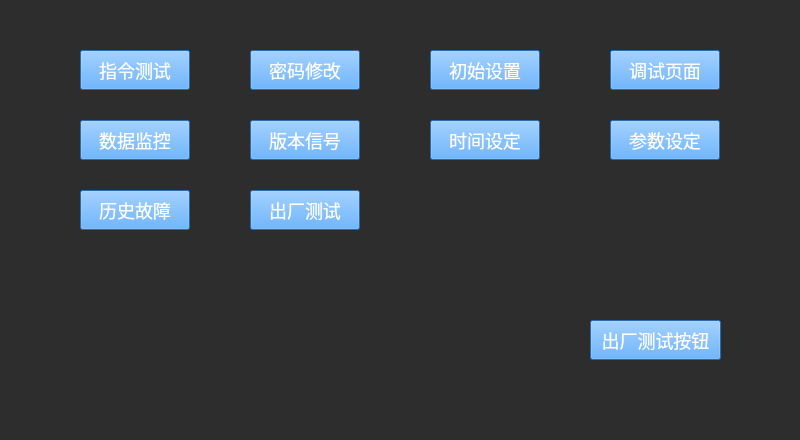
<?xml version="1.0" encoding="UTF-8"?>
<ui version="4.0">
 <class>VehicleParaSetting</class>
 <widget class="QWidget" name="VehicleParaSetting">
  <property name="geometry">
   <rect>
    <x>0</x>
    <y>0</y>
    <width>800</width>
    <height>440</height>
   </rect>
  </property>
  <property name="windowTitle">
   <string>Form</string>
  </property>
  <widget class="QLabel" name="VParaSetting_background">
   <property name="geometry">
    <rect>
     <x>0</x>
     <y>0</y>
     <width>800</width>
     <height>440</height>
    </rect>
   </property>
   <property name="styleSheet">
    <string notr="true">background-color: rgb(45, 45, 45);</string>
   </property>
   <property name="text">
    <string/>
   </property>
  </widget>
  <widget class="QPushButton" name="VParaSetting_Button_test">
   <property name="geometry">
    <rect>
     <x>80</x>
     <y>50</y>
     <width>110</width>
     <height>40</height>
    </rect>
   </property>
   <property name="focusPolicy">
    <enum>Qt::NoFocus</enum>
   </property>
   <property name="styleSheet">
    <string notr="true">font: 75 18px;
color: rgb(255, 255, 255);
background-color: rgb(51, 153, 255);
border-color: rgb(216, 216, 216);</string>
   </property>
   <property name="text">
    <string>指令测试</string>
   </property>
  </widget>
  <widget class="QPushButton" name="VParaSetting_Button_EditPW">
   <property name="geometry">
    <rect>
     <x>250</x>
     <y>50</y>
     <width>110</width>
     <height>40</height>
    </rect>
   </property>
   <property name="focusPolicy">
    <enum>Qt::NoFocus</enum>
   </property>
   <property name="styleSheet">
    <string notr="true">font: 75 18px ;
color: rgb(255, 255, 255);
background-color: rgb(51, 153, 255);
border-color: rgb(216, 216, 216);</string>
   </property>
   <property name="text">
    <string>密码修改</string>
   </property>
  </widget>
  <widget class="QPushButton" name="VParaSetting_Button_Initset">
   <property name="geometry">
    <rect>
     <x>430</x>
     <y>50</y>
     <width>110</width>
     <height>40</height>
    </rect>
   </property>
   <property name="focusPolicy">
    <enum>Qt::NoFocus</enum>
   </property>
   <property name="styleSheet">
    <string notr="true">font: 75  18px;
color: rgb(255, 255, 255);
background-color: rgb(51, 153, 255);
border-color: rgb(216, 216, 216);</string>
   </property>
   <property name="text">
    <string>初始设置</string>
   </property>
  </widget>
  <widget class="QPushButton" name="VParaSetting_Button_IOpage">
   <property name="geometry">
    <rect>
     <x>610</x>
     <y>50</y>
     <width>110</width>
     <height>40</height>
    </rect>
   </property>
   <property name="focusPolicy">
    <enum>Qt::NoFocus</enum>
   </property>
   <property name="styleSheet">
    <string notr="true">font: 75  18px ;
color: rgb(255, 255, 255);
background-color: rgb(51, 153, 255);
border-color: rgb(216, 216, 216);</string>
   </property>
   <property name="text">
    <string>调试页面</string>
   </property>
  </widget>
  <widget class="QPushButton" name="VParaSetting_Button_candataPage">
   <property name="geometry">
    <rect>
     <x>80</x>
     <y>120</y>
     <width>110</width>
     <height>40</height>
    </rect>
   </property>
   <property name="focusPolicy">
    <enum>Qt::NoFocus</enum>
   </property>
   <property name="styleSheet">
    <string notr="true">font: 75 18px;
color: rgb(255, 255, 255);
background-color: rgb(51, 153, 255);
border-color: rgb(216, 216, 216);</string>
   </property>
   <property name="text">
    <string>数据监控</string>
   </property>
  </widget>
  <widget class="QPushButton" name="VParaSetting_Button_visionlifesignal">
   <property name="geometry">
    <rect>
     <x>250</x>
     <y>120</y>
     <width>110</width>
     <height>40</height>
    </rect>
   </property>
   <property name="focusPolicy">
    <enum>Qt::NoFocus</enum>
   </property>
   <property name="styleSheet">
    <string notr="true">font: 75  18px;
color: rgb(255, 255, 255);
background-color: rgb(51, 153, 255);
border-color: rgb(216, 216, 216);</string>
   </property>
   <property name="text">
    <string>版本信号</string>
   </property>
  </widget>
  <widget class="QPushButton" name="VParaSetting_Button_factroyset">
   <property name="geometry">
    <rect>
     <x>590</x>
     <y>320</y>
     <width>131</width>
     <height>40</height>
    </rect>
   </property>
   <property name="focusPolicy">
    <enum>Qt::NoFocus</enum>
   </property>
   <property name="styleSheet">
    <string notr="true">font: 75  18px;
color: rgb(255, 255, 255);
background-color: rgb(51, 153, 255);
border-color: rgb(216, 216, 216);</string>
   </property>
   <property name="text">
    <string>出厂测试按钮</string>
   </property>
  </widget>
  <widget class="QPushButton" name="VParaSetting_Button_datetimeset">
   <property name="geometry">
    <rect>
     <x>430</x>
     <y>120</y>
     <width>110</width>
     <height>40</height>
    </rect>
   </property>
   <property name="focusPolicy">
    <enum>Qt::NoFocus</enum>
   </property>
   <property name="styleSheet">
    <string notr="true">font: 75  18px;
color: rgb(255, 255, 255);
background-color: rgb(51, 153, 255);
border-color: rgb(216, 216, 216);</string>
   </property>
   <property name="text">
    <string>时间设定</string>
   </property>
  </widget>
  <widget class="QPushButton" name="VParaSetting_Button_parasetting">
   <property name="geometry">
    <rect>
     <x>610</x>
     <y>120</y>
     <width>110</width>
     <height>40</height>
    </rect>
   </property>
   <property name="focusPolicy">
    <enum>Qt::NoFocus</enum>
   </property>
   <property name="styleSheet">
    <string notr="true">font: 75  18px;
color: rgb(255, 255, 255);
background-color: rgb(51, 153, 255);
border-color: rgb(216, 216, 216);</string>
   </property>
   <property name="text">
    <string>参数设定</string>
   </property>
  </widget>
  <widget class="QPushButton" name="VParaSetting_Button_HistoryFault">
   <property name="geometry">
    <rect>
     <x>80</x>
     <y>190</y>
     <width>110</width>
     <height>40</height>
    </rect>
   </property>
   <property name="focusPolicy">
    <enum>Qt::NoFocus</enum>
   </property>
   <property name="styleSheet">
    <string notr="true">font: 75  18px;
color: rgb(255, 255, 255);
background-color: rgb(51, 153, 255);
border-color: rgb(216, 216, 216);</string>
   </property>
   <property name="text">
    <string>历史故障</string>
   </property>
  </widget>
  <widget class="QPushButton" name="VParaSetting_Button_factorytest">
   <property name="geometry">
    <rect>
     <x>250</x>
     <y>190</y>
     <width>110</width>
     <height>40</height>
    </rect>
   </property>
   <property name="focusPolicy">
    <enum>Qt::NoFocus</enum>
   </property>
   <property name="styleSheet">
    <string notr="true">font: 75  18px ;
color: rgb(255, 255, 255);
background-color: rgb(51, 153, 255);
border-color: rgb(216, 216, 216);</string>
   </property>
   <property name="text">
    <string>出厂测试</string>
   </property>
  </widget>
 </widget>
 <resources/>
 <connections/>
</ui>
